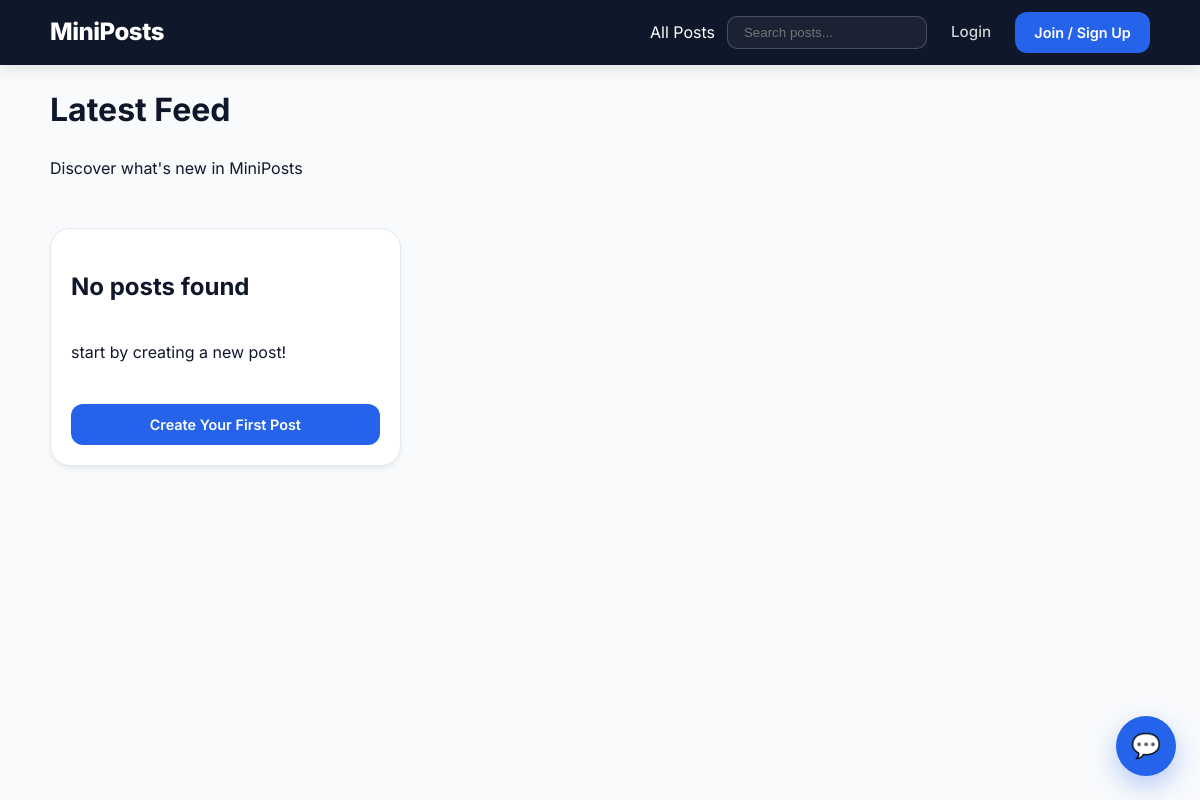
Before: / with the older database file.
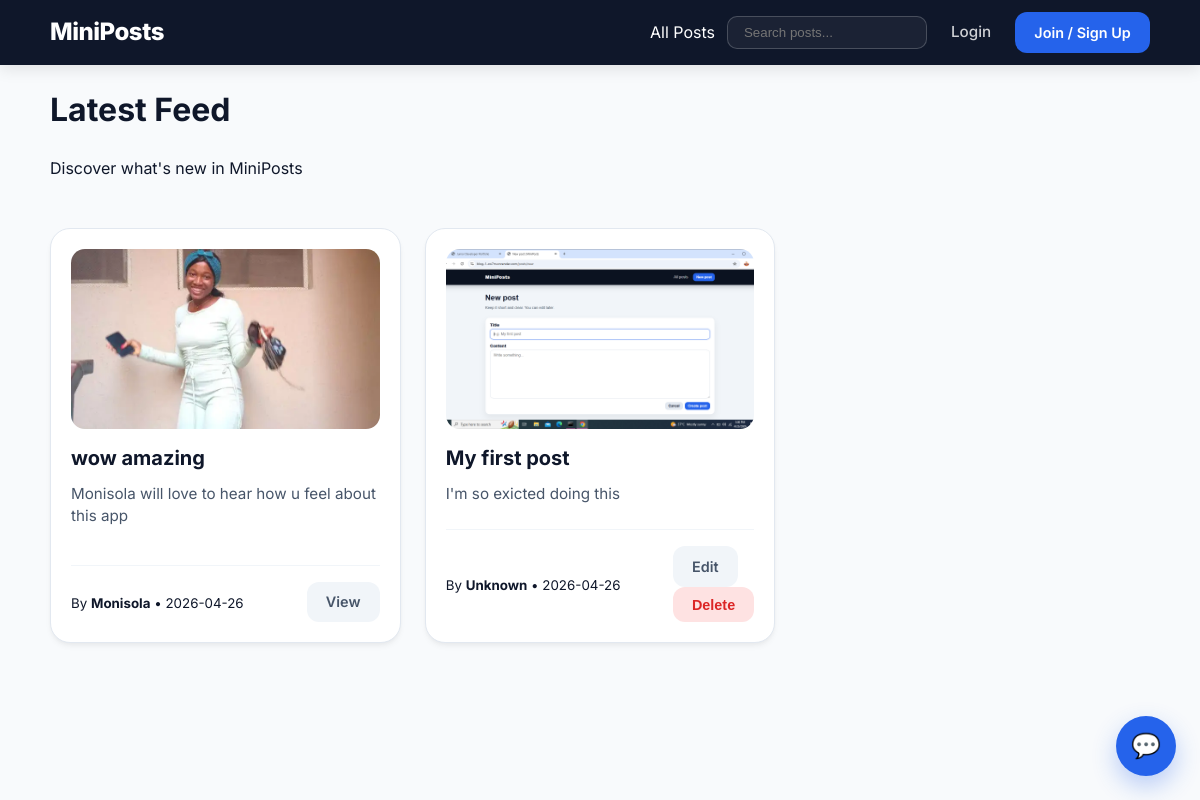
After: the same page with the newer database file.
### tables this page shows
CREATE TABLE posts (
                id INTEGER PRIMARY KEY AUTOINCREMENT,
                title TEXT NOT NULL,
                content TEXT NOT NULL,
                image TEXT,
                created_at TEXT NOT NULL,
                updated_at TEXT NOT NULL
            , user_id INTEGER);

CREATE TABLE users (
            id INTEGER PRIMARY KEY AUTOINCREMENT,
            username TEXT UNIQUE NOT NULL,
            password TEXT NOT NULL
        );

### app.py (the view)
@app.route("/")
def index():
    search_query = request.args.get("search", "")
    with get_db() as conn:
        if search_query:
            query = """
                SELECT posts.*, users.username as author
                FROM posts
                JOIN users ON posts.user_id = users.id
                WHERE title LIKE ? OR content LIKE ?
                ORDER BY posts.id DESC
            """
            posts = conn.execute(query, (f"%{search_query}%", f"%{search_query}%")).fetchall()
        else:
            query = """
                SELECT posts.*, users.username as author
                FROM posts
                LEFT JOIN users ON posts.user_id = users.id
                ORDER BY posts.id DESC
            """
            posts = conn.execute(query).fetchall()
    return render_template("index.html", posts=posts, search_query=search_query)

### app.py (called while the page is built)
def get_db():
    conn = sqlite3.connect(DB_PATH)
    conn.row_factory = sqlite3.Row
    return conn

### templates/index.html
{% extends "base.html" %}
{% block content %}
<div class="page-head">
    {% if search_query %}
        <a href="{{ url_for('index') }}" class="breadcrumb">← View all posts</a>
        <h1>Search results for "{{ search_query }}"</h1>
    {% else %}
        <h1>Latest Feed</h1>
        <p class="muted">Discover what's new in MiniPosts</p>
    {% endif %}
</div>
<div class="grid">
{% for post in posts %}
    <article class="card">
        {% if post.image %}
            <img src="{{ url_for('static', filename='uploads/' + post.image) }}" class="post-img">
        {% endif %}
        <h2 class="card-title">
            <a href="{{ url_for('show_post', post_id=post.id) }}">
                {{ post.title }}
            </a>
        </h2>
        <div class="card-snippet">
            {{ post.content[:150] }}{% if post.content|length > 150 %}...{% endif %}
        </div>
        <div class="card-meta">
            <div class="muted">
                <small>By <strong>{{ post.author if post.author else 'Unknown' }}</strong> • {{ post.created_at[:10] }}</small>
            </div>
            <div class="card-actions">
                {% if session.get('user_id') == post.user_id %}
                    <a class="btn btn-ghost" href="{{ url_for('edit_post', post_id=post.id) }}">Edit</a>
                    <form method="POST" action="{{ url_for('delete_post', post_id=post.id) }}" onsubmit="return confirm('Are you sure you want to delete this post?')">
                        <button class="btn btn-danger">Delete</button>
                    </form>
                {% else %}
                    <a class="btn btn-ghost" href="{{ url_for('show_post', post_id=post.id) }}">View</a>
                {% endif %}
            </div>
        </div>
    </article>
{% else %}
    <div class="card empty">
        <h2>No posts found</h2>
        <p class="muted">{% if search_query %}Try a different search term or {% endif %}start by creating a new post!</p>
        <br>
        <a href="{{ url_for('new_post') }}" class="btn btn-primary">Create Your First Post</a>
    </div>
{% endfor %}
</div>
{% endblock %}

### templates/base.html (shortened to what this page needs)
<!doctype html>
<html lang="en">
<head>
    <link rel="stylesheet" href="{{ url_for('static', filename='css/style.css') }}">
</head>
<body>
<header class="site-header">
    <div class="container header-inner">
        <a class="brand" href="{{ url_for('index') }}">MiniPosts</a>
        <nav class="nav">
            <a href="{{ url_for('index') }}">All Posts</a>
            <form action="{{ url_for('index') }}" method="GET">
                <input class="search-box" type="text" name="search" placeholder="Search posts...">
            </form>
            {% if session.get('user_id') %}
                <a class="btn btn-primary" href="{{ url_for('new_post') }}">New Post</a>
                <span style="color: rgba(255,255,255,0.6); font-size: 0.9rem;">Hi, {{ session.username }}</span>
                <a href="{{ url_for('logout') }}" style="color: #ef4444; font-size: 0.9rem;">Logout</a>
            {% else %}
                <a class="nav-link" href="{{ url_for('login') }}">Login</a>
                <a class="btn btn-primary" href="{{ url_for('register') }}">Join / Sign Up</a>
            {% endif %}
        </nav>
    </div>
</header>
<main class="container">
    {% block content %}{% endblock %}
</main>
<button class="chat-toggle" onclick="toggleChat()">💬</button>
</body>
</html>

### static/css/style.css (style rules this page uses)
* { box-sizing: border-box; }
body { margin: 0; font-family: 'Inter', -apple-system, BlinkMacSystemFont, "Segoe UI", Roboto, Helvetica, Arial, sans-serif; color: #0f172a; background: #f8fafc; line-height: 1.5; }
a { color: inherit; text-decoration: none; transition: 0.2s; }
.container { width: min(1100px, calc(100% - 2rem)); margin: 0 auto; }
.site-header { position: sticky; top: 0; background: #0f172a; color: #fff; box-shadow: 0 4px 15px rgba(0, 0, 0, 0.1); z-index: 100; padding: 0.75rem 0; }
.header-inner { display: flex; align-items: center; justify-content: space-between; gap: 1rem; flex-wrap: wrap; }
.brand { font-weight: 800; font-size: 1.5rem; letter-spacing: -0.02em; }
.nav { display: flex; gap: 0.75rem; align-items: center; flex-wrap: wrap; }
.nav-link { color: rgba(255, 255, 255, 0.8); padding: 0.5rem 0.75rem; border-radius: 8px; font-weight: 500; font-size: 0.95rem; }
.search-box { padding: 0.5rem 1rem; border-radius: 10px; border: 1px solid rgba(255, 255, 255, 0.2); background: rgba(255, 255, 255, 0.05); color: #fff; width: 200px; transition: 0.3s; }
.grid { display: grid; grid-template-columns: repeat(auto-fill, minmax(320px, 1fr)); gap: 1.5rem; padding: 2rem 0 4rem; }
.card { background: #fff; border: 1px solid #e2e8f0; border-radius: 20px; padding: 1.25rem; display: flex; flex-direction: column; height: 100%; box-shadow: 0 4px 6px -1px rgba(0, 0, 0, 0.05), 0 2px 4px -1px rgba(0, 0, 0, 0.03); transition: transform 0.2s, box-shadow 0.2s; }
.post-img { width: 100%; height: 180px; object-fit: cover; border-radius: 14px; margin-bottom: 1rem; }
.card-title { margin: 0 0 0.75rem; font-size: 1.25rem; font-weight: 700; line-height: 1.3; }
.card-snippet { color: #475569; font-size: 0.95rem; margin-bottom: 1.5rem; flex-grow: 1; }
.card-meta { display: flex; justify-content: space-between; align-items: center; padding-top: 1rem; border-top: 1px solid #f1f5f9; margin-top: auto; }
.btn { display: inline-flex; align-items: center; justify-content: center; padding: 0.6rem 1.2rem; border-radius: 12px; font-weight: 600; font-size: 0.9rem; cursor: pointer; border: none; transition: 0.2s; }
.btn-primary { background: #2563eb; color: #fff; }
.btn-ghost { background: #f1f5f9; color: #475569; }
.btn-danger { background: #fee2e2; color: #dc2626; }
.chat-toggle { position: fixed; right: 1.5rem; bottom: 1.5rem; width: 60px; height: 60px; background: #2563eb; color: #fff; border-radius: 50%; box-shadow: 0 10px 25px rgba(37, 99, 235, 0.3); border: none; font-size: 1.5rem; cursor: pointer; z-index: 1000; }

Changed rows visible on the page:
added posts: image (picture), title "wow amazing", content "Monisola will love to hear how u feel about this app", username "Monisola", created_at "2026-04-26"
added posts: image (picture), title "My first post", content "I'm so exicted doing this", author "Unknown", created_at "2026-04-26"
Other visible differences:
text no longer shown: "No posts found start by creating a new post! Create Your First Post"
